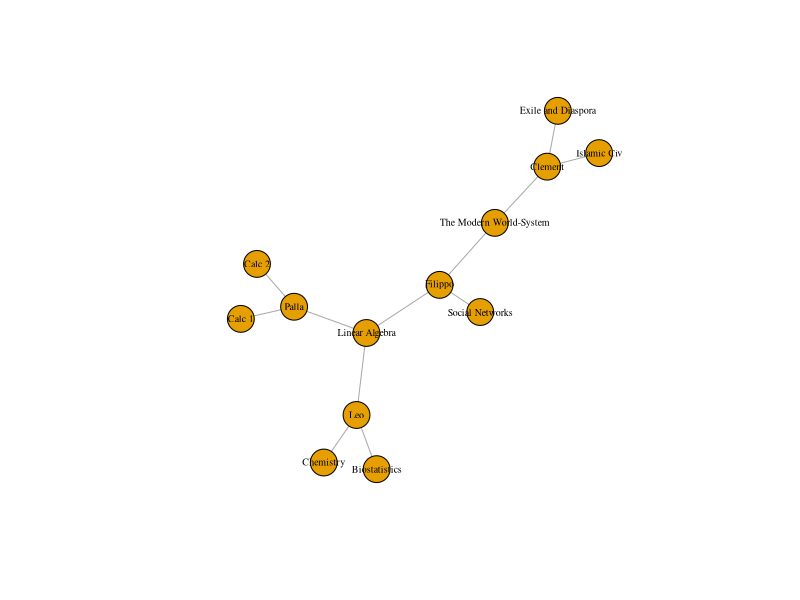
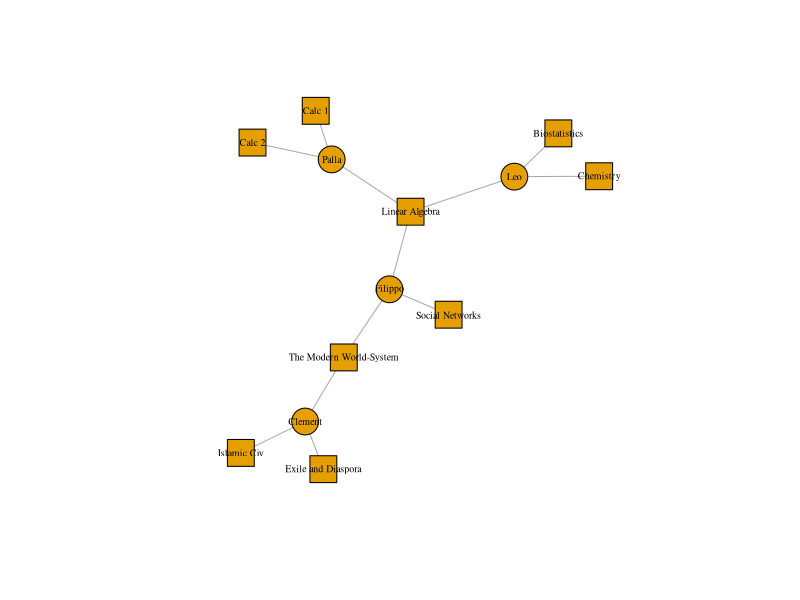

These charts were generated, in order, by the following R code:
#!/usr/bin/env Rscript

######################################################################
# @author      : Linus Fernandes (linusfernandes at gmail dot com)
# @file        : affiliations
# @created     : Saturday Oct 28, 2023 05:28:02 IST
#
# @description :
######################################################################
library(igraph)
library(reshape2)
classes_data <- data.frame(name = c("Leo", "Clement", "Palla", "Filippo"), class1 = c("Biostatistics","Islamic Civ", "Calc 1", "Linear Algebra"), class2 = c("Chemistry", "The Modern World-System", "Calc 2", "Social Networks"), class3 = c("Linear Algebra", "Exile and Diaspora", "Linear Algebra", "The Modern World-System"), stringsAsFactors = FALSE)
classes_data <- melt(classes_data, measure.vars = c("class1", "class2","class3"), value.name = "classes", variable.name = "order")
print(classes_data)
classes_data <- subset(classes_data, select = c("name", "classes"))
print(classes_data)
classesMatrix = table(classes_data)
# And we convert it from a table to a matrix
class(classesMatrix) <- "matrix"
print(classesMatrix)
classesNet <- graph.incidence(classesMatrix, mode = c("all"))
print(classesNet)
plot(classesNet, vertex.label.cex = .6, vertex.label.color = "black")
print(vertex_attr_names(classesNet))
print(vertex_attr(classesNet))
V(classesNet)$shape <- ifelse(V(classesNet)$type == FALSE, "circle", "square")
print(classesNet)
print(vertex_attr(classesNet))
plot(classesNet,
vertex.label.cex = .6,
vertex.label.color = "black")
